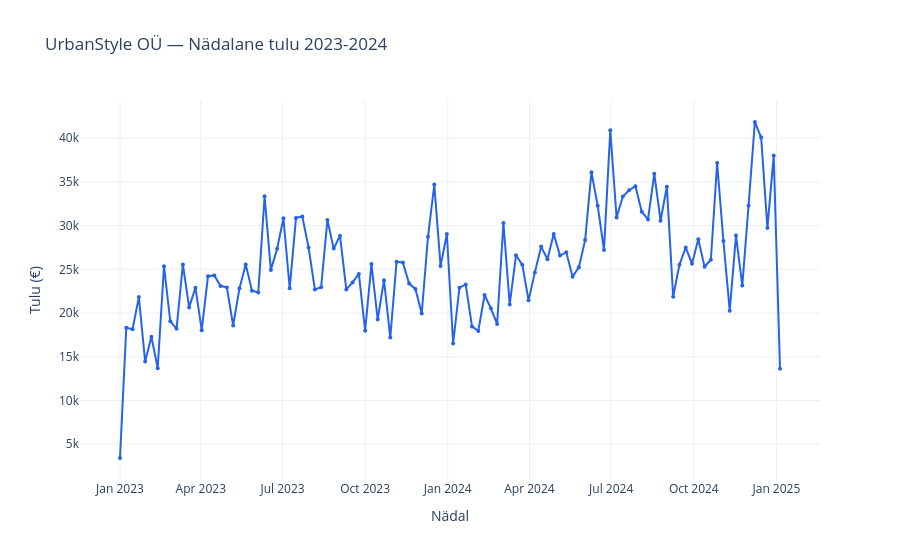

This figure's notebook cell:
### Markdown cell above
# ROLL C: Visualize & Export

### Code cell
import plotly.graph_objects as go
import os
from datetime import datetime

def create_weekly_chart(df_weekly):
    fig = go.Figure()
    fig.add_trace(go.Scatter(
        x=df_weekly['sale_date'],
        y=df_weekly['revenue'],
        mode='lines+markers',
        name='Nädalane tulu',
        line=dict(color='#2563eb', width=2),
        marker=dict(size=4)
    ))
    fig.update_layout(
        title='UrbanStyle OÜ — Nädalane tulu 2023-2024',
        xaxis_title='Nädal',
        yaxis_title='Tulu (€)',
        hovermode='x unified',
        template='plotly_white'
    )
    fig.show()
    return fig

fig_weekly = create_weekly_chart(df_weekly)
